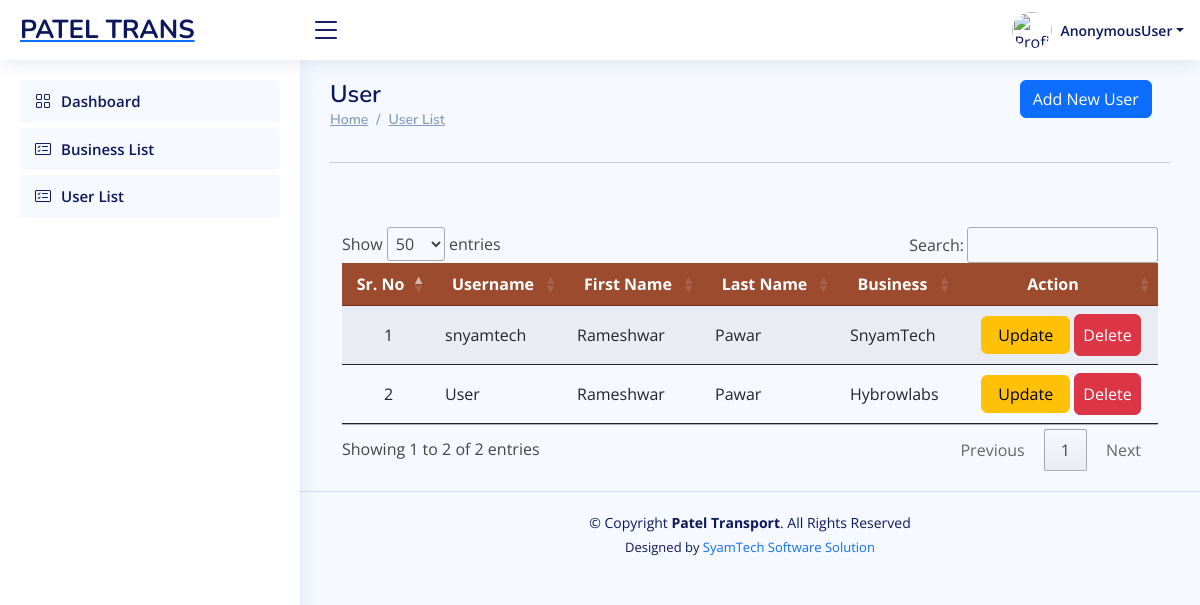
Page /developer/user_list/ on the earlier database version.
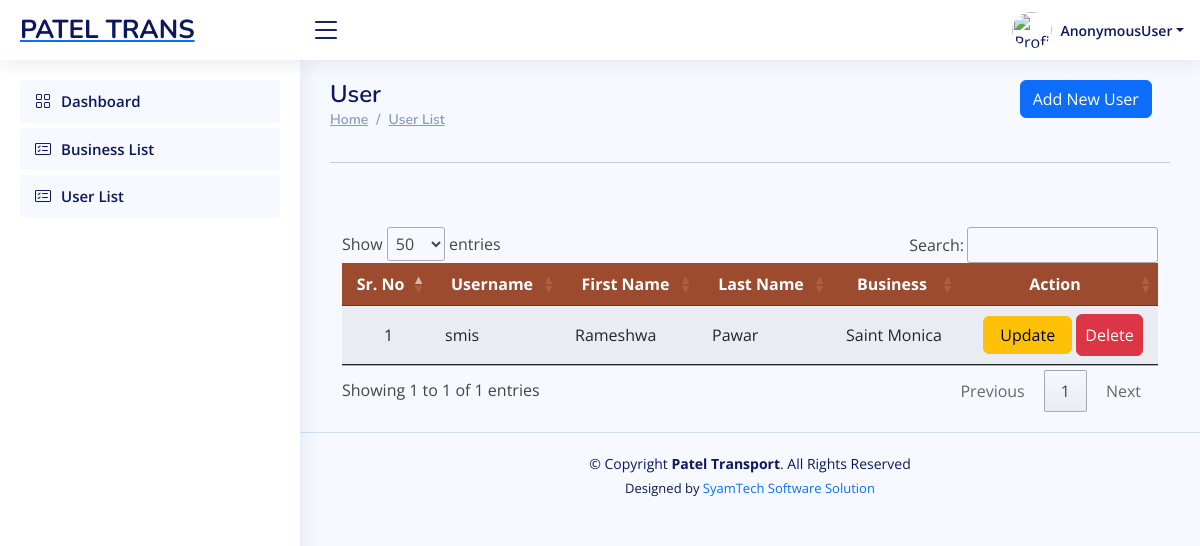
Same page on the later database version.
### Developer/models.py (models this page shows)
class CustomUser(AbstractUser):
    business = models.ForeignKey(Business, on_delete=models.CASCADE, null=True, blank=True)
    is_business=models.BooleanField(default=True)

class Business(models.Model):
    business_name = models.CharField(max_length=100)
    business_label = models.CharField(max_length=15)
    mobile_number = models.CharField(max_length=15)
    alternate_mobile_number = models.CharField(max_length=15, null=True, blank=True)
    address = models.TextField(null=True, blank=True)
    email = models.EmailField(unique=True, null=True, blank=True)
    business_number=models.CharField(max_length=50, null=True, blank=True)
    created_at = models.DateTimeField(auto_now_add=True)
    updated_at = models.DateTimeField(auto_now=True)
    def __str__(self):
        return self.business_name

### Developer/views.py (the view)
# urls.py: path('user_list/', user_list, name='developer_user_list'),
def user_list(request):
    form=CustomUserForm()
    rec=CustomUser.objects.select_related('business').order_by('-id')
    return render(request, 'developer_user_list.html',{'form':form,'rec':rec} )

### Developer/forms.py (shortened to what this page needs)
class CustomUserForm(UserCreationForm):
    class Meta:
        model = CustomUser
        fields = ("username",'first_name','last_name','business', "password1", "password2", 'is_active')

### Developer/templates/developer_user_list.html (shortened to what this page needs)
{% extends "developer_base.html" %}
{% load crispy_forms_tags %}
{% block content %}
<main id="main" class="main">
    <div class="row">
        <div class="col-sm-6">
            <div class="pagetitle">
                <h1>User</h1>
                <nav>
                    <ol class="breadcrumb">
                        <li class="breadcrumb-item"><a href="#">Home</a></li>
                        <li class="breadcrumb-item"><a href="#">User List </a></li>
                    </ol>
                </nav>
            </div>
        </div>
        <div class="col-sm-6">
            <div class="container" style="max-width:97%;">
                <div class="text-lg-end text-start">
                    <a href="#" class="btn btn-primary" data-toggle="modal"
                        data-target="#model_create"> Add New User</a>
                </div>
            </div>
        </div>
    </div>
    <section class="section dashboard">
<hr>
        <div class="container">
            <div class="row justify-content-center align-items-center">
                <div class="col-sm-12"> <br><br>
                    <div class="row">
                        <div class="container" style=" overflow:scroll;">
                            <table id="driver_table" class="table table-striped "
                                style="overflow:scroll; width:100%;min-width: max-content;">
                                <thead>
                                    <tr style="background:#9c4b2e;">
                                        <th scope="col" class="text-center text-white">Sr. No</th>
                                        <th scope="col" class="text-center text-white">Username</th>
                                        <th scope="col" class="text-center text-white">First Name</th>
                                        <th scope="col" class="text-center text-white">Last Name</th>
                                        <th scope="col" class="text-center text-white">Business</th>
                                        <th scope="col" class="text-center text-white">Action</th>
                                    </tr>
                                </thead>
                                <tbody>
                                    {% if rec %}
                                    {% for r in rec %}
                                    <tr>
                                        <td class="text-center">{{ forloop.counter }}</td>
                                        <td class="text-left">{{ r.username|default_if_none:"----"}} </td>
                                        <td class="text-left">{{ r.first_name|default_if_none:"----" }} </td>
                                        <td class="text-left">{{  r.last_name|default_if_none:"----" }}</td>
                                        <td class="text-left">{{  r.business.business_name|default_if_none:"----" }}</td>
                                        <td>
                                            <center>
                                                <a href="javascript:void(0);" data-url="{% url "developer_update_user" r.id %}" class="btn btn-warning    px-3" onclick="mini_window_2(this)">Update</a>
                                                <a href="{% url 'developer_delete_user' r.id %}" class="btn btn-danger px-2 py-2" onclick="confirmDelete(this); return false;">Delete</a>
                                            </center>
                                        </td>
                                    </tr>
                                    {% endfor %}
                                    {% endif %}
                                </tbody>
                            </table>
                        </div>
                    </div>
                </div>
            </div>
        </div>
</main>
{% endblock content %}

### Developer/templates/developer_base.html (shortened to what this page needs)
{% load static %}
<html lang="en">
<head>
    <link href="https://unpkg.com/aos@2.3.1/dist/aos.css" rel="stylesheet">
    <link rel="stylesheet" type="text/css" href="https://cdn.datatables.net/1.11.5/css/jquery.dataTables.min.css">
    <link rel="stylesheet" href="https://cdn.jsdelivr.net/npm/bootstrap-icons@1.10.3/font/bootstrap-icons.css">
</head>
<body>
<header id="header" class="header fixed-top d-flex align-items-center">
    <div class="d-flex align-items-center justify-content-between">
        <a href=" " class="logo d-flex align-items-center">
             <span class="d-none d-lg-block">PATEL TRANS</span>
        </a>
        <i class="bi bi-list toggle-sidebar-btn"></i>
    </div>
    <nav class="header-nav ms-auto">
        <ul class="d-flex align-items-center">
            <li class="nav-item dropdown pe-3 text-center  ">
                <a class="nav-link nav-profile d-flex align-items-center pe-0" href="#" data-bs-toggle="dropdown">
                    {% if request.user.profile_photo %}
                    <img src="/media/{{request.user.profile_photo}}" alt="Profile" class="rounded-circle" style="width: 40px; height: 40px;">
                    {% else %}
                    <img src="/media/default-profile.webp" alt="Profile" class="rounded-circle"  style="width: 40px; height: 40px;">
                    {% endif %}
                    <span class="d-none d-md-block dropdown-toggle ps-2">{{request.user}}</span>
                </a>
            </li>
        </ul>
    </nav>
</header>
<aside id="sidebar" class="sidebar">
    <ul class="sidebar-nav" id="sidebar-nav">
        <li class="nav-item">
            <a class="nav-link" href="">
                <i class="bi bi-grid"></i>
                <span>Dashboard</span>
            </a>
        </li>
        <li class="nav-item">
            <a class="nav-link" href="{% url "developer_business_list" %}">
                <i class="bi bi-card-checklist"></i>
                <span>Business List</span>
            </a>
        </li>
        <li class="nav-item">
            <a class="nav-link" href="{% url "developer_user_list" %}">
                <i class="bi bi-card-checklist"></i>
                <span>User List</span>
            </a>
        </li>
    </ul>
</aside>
{% block content %}{% endblock content %}
<footer id="footer" class="footer text-center">
    <div class="copyright">
        &copy; Copyright <strong><span>Patel Transport</span></strong>. All Rights Reserved
    </div>
    <div class="credits">
        Designed by <a href="#" style="text-decoration:none;">SyamTech Software Solution</a>
    </div>
</footer>
</body>
<link rel="stylesheet" href="https://cdnjs.cloudflare.com/ajax/libs/selectize.js/0.15.2/css/selectize.min.css"/>
</html>

Differences in the rows shown:
removed CustomUser: username "snyamtech", first_name "Rameshwar", last_name "Pawar", business.business_name "SnyamTech"
removed CustomUser: username "User", first_name "Rameshwar", last_name "Pawar", business.business_name "Hybrowlabs"
added CustomUser: username "smis", first_name "Rameshwa", last_name "Pawar", business.business_name "Saint Monica"
Other differences:
text written by a page script: "Show entries Search: Showing 1 to 2 of 2 entries Previous 1 Next" → "Show entries Search: Showing 1 to 1 of 1 entries Previous 1 Next"
